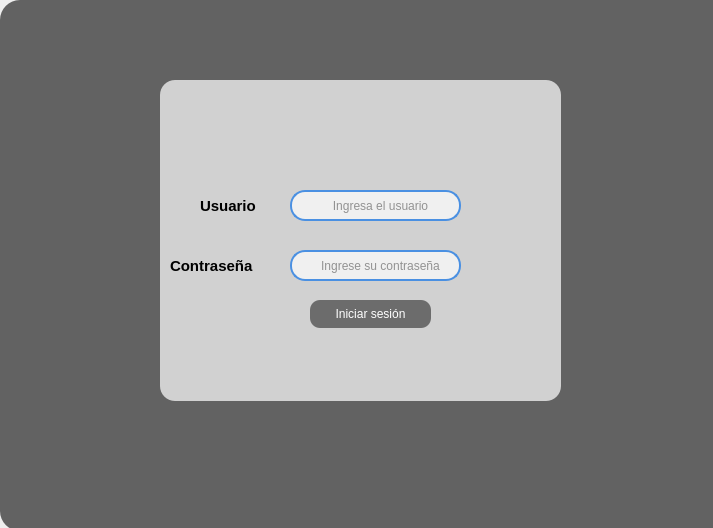
<?xml version="1.0" encoding="UTF-8"?>
<ui version="4.0">
 <class>Form</class>
 <widget class="QWidget" name="Form">
  <property name="geometry">
   <rect>
    <x>0</x>
    <y>0</y>
    <width>713</width>
    <height>528</height>
   </rect>
  </property>
  <property name="windowTitle">
   <string>Form</string>
  </property>
  <property name="styleSheet">
   <string notr="true"/>
  </property>
  <widget class="QLabel" name="label_5">
   <property name="geometry">
    <rect>
     <x>0</x>
     <y>0</y>
     <width>791</width>
     <height>531</height>
    </rect>
   </property>
   <property name="styleSheet">
    <string notr="true">QFrame {
    background-color: rgba(0, 0, 0, 150);  /* Negro con transparencia */
    border-radius: 20px;
}

</string>
   </property>
   <property name="text">
    <string/>
   </property>
   <property name="pixmap">
    <pixmap>../../Downloads/tenis.jpg</pixmap>
   </property>
   <property name="scaledContents">
    <bool>false</bool>
   </property>
  </widget>
  <widget class="QLineEdit" name="lineEdit_5">
   <property name="geometry">
    <rect>
     <x>160</x>
     <y>80</y>
     <width>401</width>
     <height>321</height>
    </rect>
   </property>
   <property name="styleSheet">
    <string notr="true">QLineEdit {
    background-color: rgba(255, 255, 255, 180);  /* Blanco semi-transparente */
    color: black;
    border-radius: 15px;
    padding: 5px;
}
</string>
   </property>
  </widget>
  <widget class="QLabel" name="label_7">
   <property name="geometry">
    <rect>
     <x>170</x>
     <y>250</y>
     <width>91</width>
     <height>31</height>
    </rect>
   </property>
   <property name="font">
    <font>
     <family>Arial</family>
     <pointsize>11</pointsize>
     <weight>75</weight>
     <italic>false</italic>
     <bold>true</bold>
    </font>
   </property>
   <property name="styleSheet">
    <string notr="true">QLabel {
    color: black;
    font: bold 11pt &quot;Arial&quot;;
}</string>
   </property>
   <property name="text">
    <string>Contraseña</string>
   </property>
  </widget>
  <widget class="QLabel" name="label_6">
   <property name="geometry">
    <rect>
     <x>310</x>
     <y>90</y>
     <width>111</width>
     <height>111</height>
    </rect>
   </property>
   <property name="text">
    <string/>
   </property>
   <property name="pixmap">
    <pixmap>logo-removebg-preview.png</pixmap>
   </property>
   <property name="scaledContents">
    <bool>true</bool>
   </property>
  </widget>
  <widget class="QLabel" name="label_3">
   <property name="geometry">
    <rect>
     <x>200</x>
     <y>190</y>
     <width>71</width>
     <height>31</height>
    </rect>
   </property>
   <property name="font">
    <font>
     <family>Arial</family>
     <pointsize>11</pointsize>
     <weight>75</weight>
     <italic>false</italic>
     <bold>true</bold>
    </font>
   </property>
   <property name="styleSheet">
    <string notr="true">QLabel {
    color: black;
    font: bold 11pt &quot;Arial&quot;;
}
</string>
   </property>
   <property name="text">
    <string>Usuario</string>
   </property>
  </widget>
  <widget class="QLineEdit" name="lineEdit_3">
   <property name="geometry">
    <rect>
     <x>290</x>
     <y>250</y>
     <width>171</width>
     <height>31</height>
    </rect>
   </property>
   <property name="styleSheet">
    <string notr="true">QLineEdit {
            border: 2px solid #4A90E2;   /* Borde azul */
            border-radius: 15px;
            background-color: #f0f0f0;  /* Fondo gris claro */
            color: #333333;             /* Color de texto gris oscuro */
            padding-left: 10px;         /* Espacio interior */
        }
        QLineEdit:focus {
            border: 2px solid #007AFF;  /* Cambio de borde al seleccionar */
            background-color: #ffffff;  /* Fondo blanco al seleccionar */
        }</string>
   </property>
   <property name="text">
    <string/>
   </property>
   <property name="echoMode">
    <enum>QLineEdit::Password</enum>
   </property>
   <property name="alignment">
    <set>Qt::AlignCenter</set>
   </property>
   <property name="placeholderText">
    <string>Ingrese su contraseña</string>
   </property>
  </widget>
  <widget class="QLineEdit" name="lineEdit_4">
   <property name="geometry">
    <rect>
     <x>290</x>
     <y>190</y>
     <width>171</width>
     <height>31</height>
    </rect>
   </property>
   <property name="styleSheet">
    <string notr="true">QLineEdit {
            border: 2px solid #4A90E2;   /* Borde azul */
            border-radius: 15px;
            background-color: #f0f0f0;  /* Fondo gris claro */
            color: #333333;             /* Color de texto gris oscuro */
            padding-left: 10px;         /* Espacio interior */
        }
        QLineEdit:focus {
            border: 2px solid #007AFF;  /* Cambio de borde al seleccionar */
            background-color: #ffffff;  /* Fondo blanco al seleccionar */
        }</string>
   </property>
   <property name="text">
    <string/>
   </property>
   <property name="alignment">
    <set>Qt::AlignCenter</set>
   </property>
   <property name="placeholderText">
    <string>Ingresa el usuario</string>
   </property>
  </widget>
  <widget class="QPushButton" name="pushButton_2">
   <property name="geometry">
    <rect>
     <x>310</x>
     <y>300</y>
     <width>121</width>
     <height>28</height>
    </rect>
   </property>
   <property name="styleSheet">
    <string notr="true">QPushButton {
    background-color: rgba(80, 80, 80, 200);  /* Gris semi-transparente */
    color: white;
    border-radius: 10px;
    font: bold 10pt &quot;Arial&quot;;
}
QPushButton:hover {
    background-color: rgba(100, 100, 100, 200);
}
</string>
   </property>
   <property name="text">
    <string>Iniciar sesión</string>
   </property>
  </widget>
 </widget>
 <resources/>
 <connections/>
</ui>
